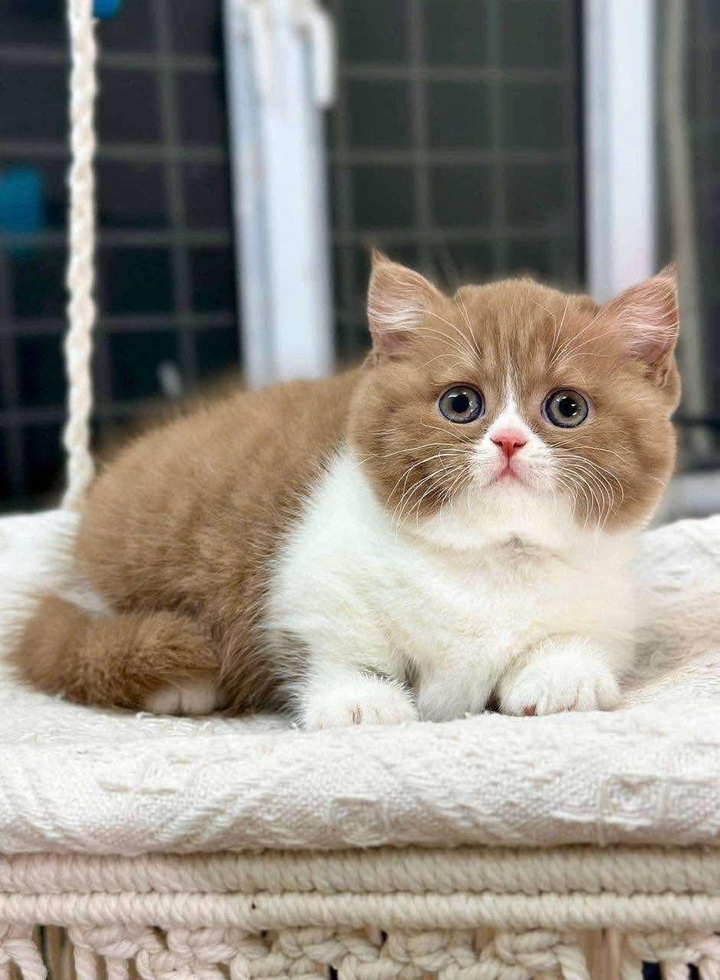
#> input picture denoising/images/british-shorthair.jpg, 720 x 980 px, shrunk from 941 x 1280 before the run, found by its file name
$ jupyter execute mean-filter.ipynb   (older library calls are emulated)
#> lines starting #> are read from the running program, lines starting #| are printed output that depends on the picture; long printed decimals are rounded
[cell 1]
import numpy as np
import cv2 as cv
from matplotlib import pyplot as plt
from sewar import full_ref
from skimage import measure, metrics
from PIL import Image
from skimage.metrics import structural_similarity as ssim

[cell 2]
img_original = cv.imread('british-shorthair.jpg', 0)
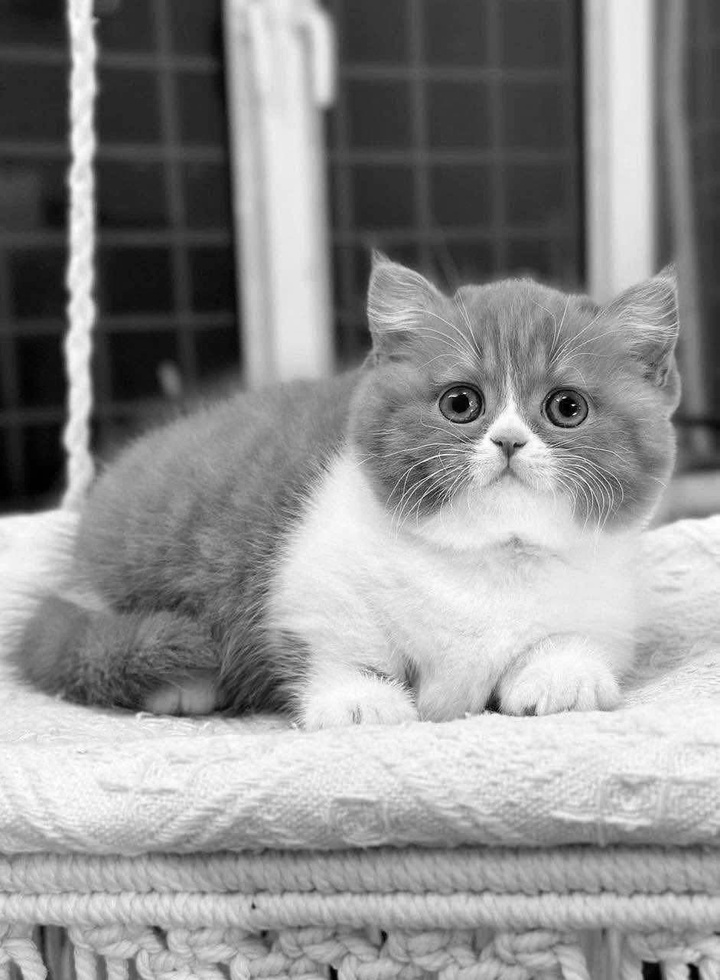
#> img_original: shape (980, 720); min 0, max 255, mean 143.1
plt.imshow(img_original)

[cell 3]
pixel_original = np.array([img_original])
pixel_original

[cell 4]
plt.hist(pixel_original.ravel(),256, [0,256])
plt.show()
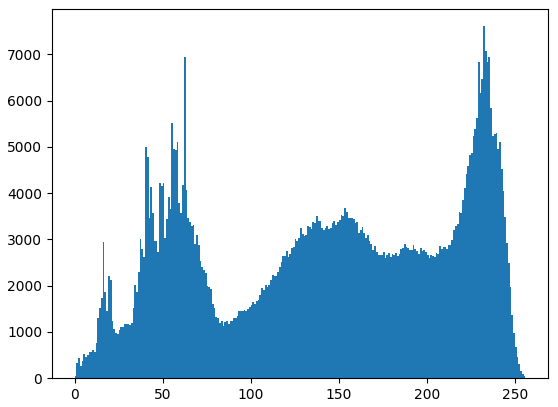
#> figure drawn by matplotlib, 1 panel; tallest bar 7608 high, from x = 232 to 233

[cell 5]
img_1 =img_original
plt.imshow(img_1, cmap = 'RdYlGn')

[cell 6]
def show(img_original):
    plt.imshow(img_1, cmap = 'gray')
    plt.xticks([])
    plt.yticks([])

[cell 7]
h, w = img_original.shape
#> h = 980; w = 720
img = np.zeros((h + 160, w), np.uint8)
img[80:-80:] = img_original
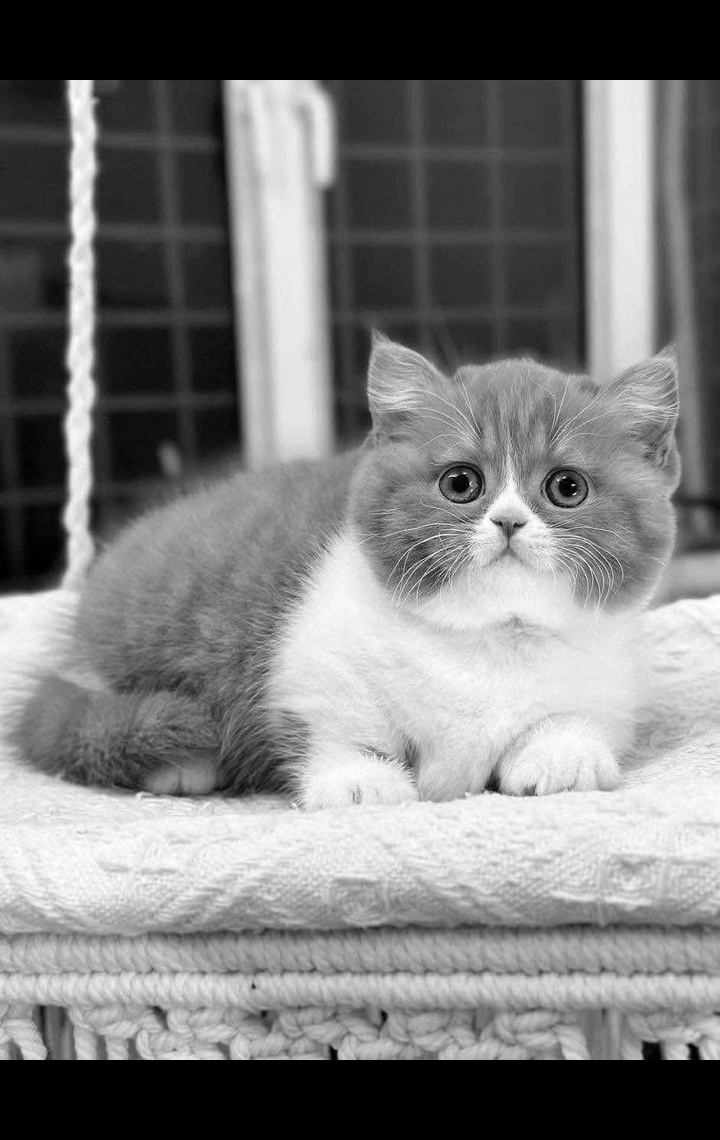
#> img: shape (1140, 720); min 0, max 255, mean 123
plt.figure(figsize = (15,5))
plt.subplot(131)
show(img)

[cell 8]
pixel_gray = np.array([img])
pixel_gray

[cell 9]
plt.hist(img.ravel(),256,[0,256])
plt.show()
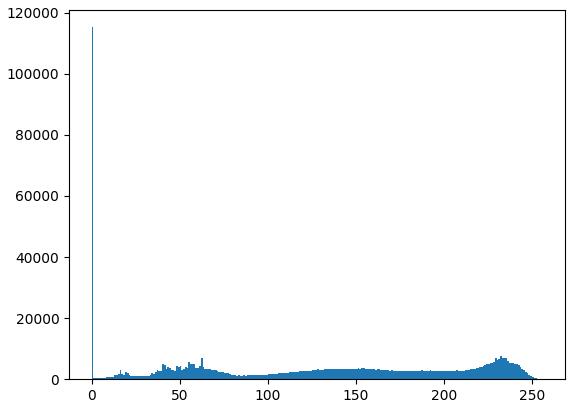
#> figure drawn by matplotlib, 1 panel; tallest bar 115257 high, from x = 0 to 1

[cell 10]
mean_kernel = np.ones((3,3), np.float32)/25
conv_mean = cv.filter2D(img, -1, mean_kernel, borderType = cv.BORDER_CONSTANT)
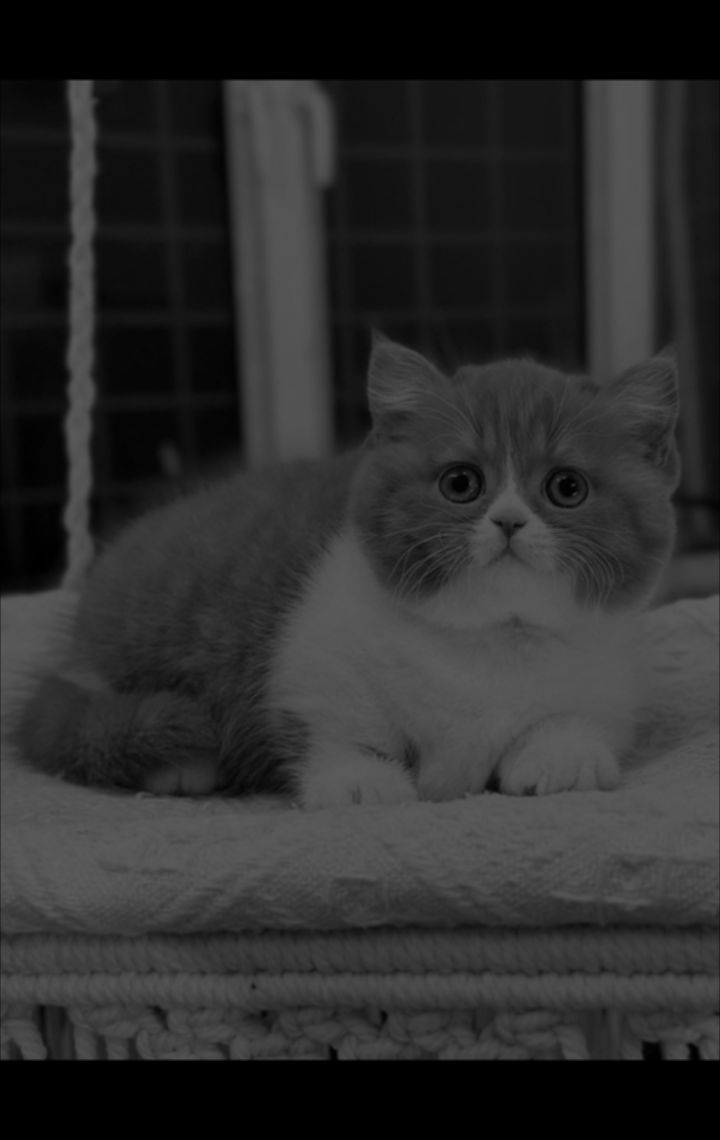
#> conv_mean: shape (1140, 720); min 0, max 92, mean 44.2
plt.figure(figsize=(5,5))
show(conv_mean)

[cell 11]
rmse_skimg = metrics.normalized_root_mse(img, conv_mean)
#> rmse_skimg = 0.641
print(f'RMSE: based on scikit image: {rmse_skimg}')
#| RMSE: based on scikit image: 0.6412

[cell 12]
mse_skimg = metrics.mean_squared_error(img, conv_mean)
#> mse_skimg = 9002.2
print(f'MSE: based on scikit image: {mse_skimg}')
#| MSE: based on scikit image: 9002.161

[cell 13]
psnr_skimg = metrics.peak_signal_noise_ratio(img, conv_mean, data_range=None)
#> psnr_skimg = 8.59
print(f'PSNR: based on scikit image: {psnr_skimg}')
#| PSNR: based on scikit image: 8.587

[cell 14]
ssim_skimg = ssim(img, conv_mean, data_range = img.max() - img.min(), multichannel=True)
#> ssim_skimg = 0.585
print(f'SSIM: based on scikit image: {ssim_skimg}')
#| SSIM: based on scikit image: 0.5845

$ run again, with denoising/images/clear.jpg copied over denoising/images/british-shorthair.jpg
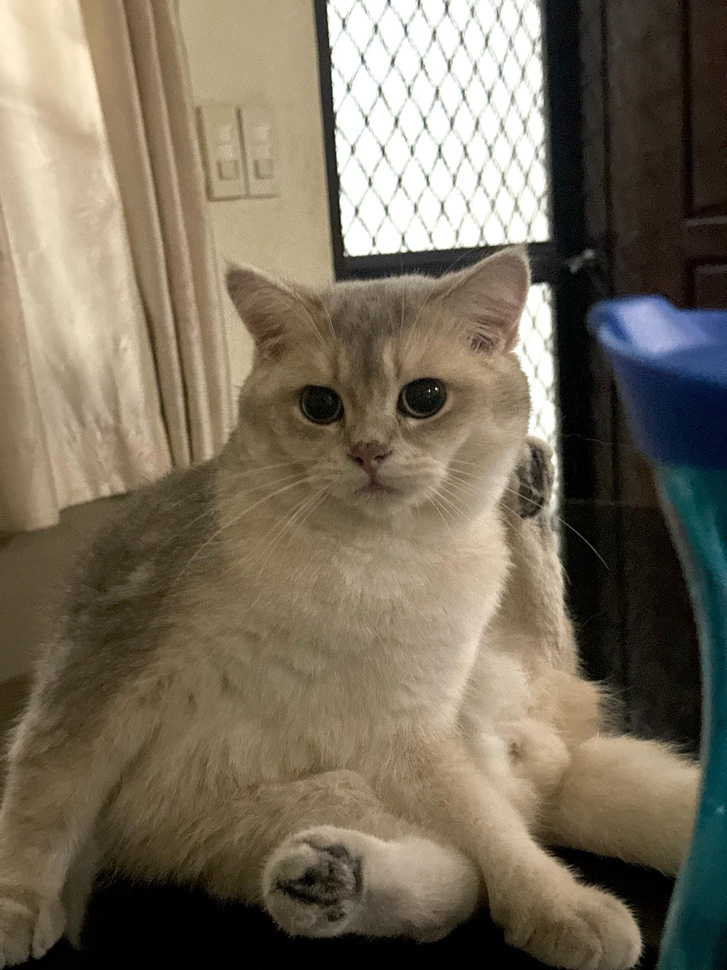
#> input picture denoising/images/clear.jpg, 727 x 970 px, shrunk from 3024 x 4032 before the run, found by its file name
#> `plt.show()`:
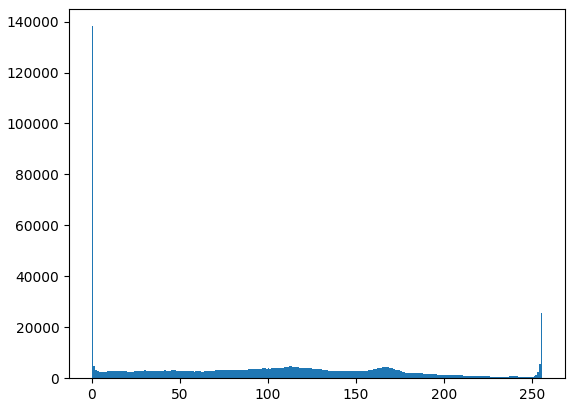
#> figure drawn by matplotlib, 1 panel; tallest bar 138178 high, from x = 0 to 1
#> `conv_mean = cv.filter2D(img, -1, mean_kernel, borderType = cv.BORDER_C..`:
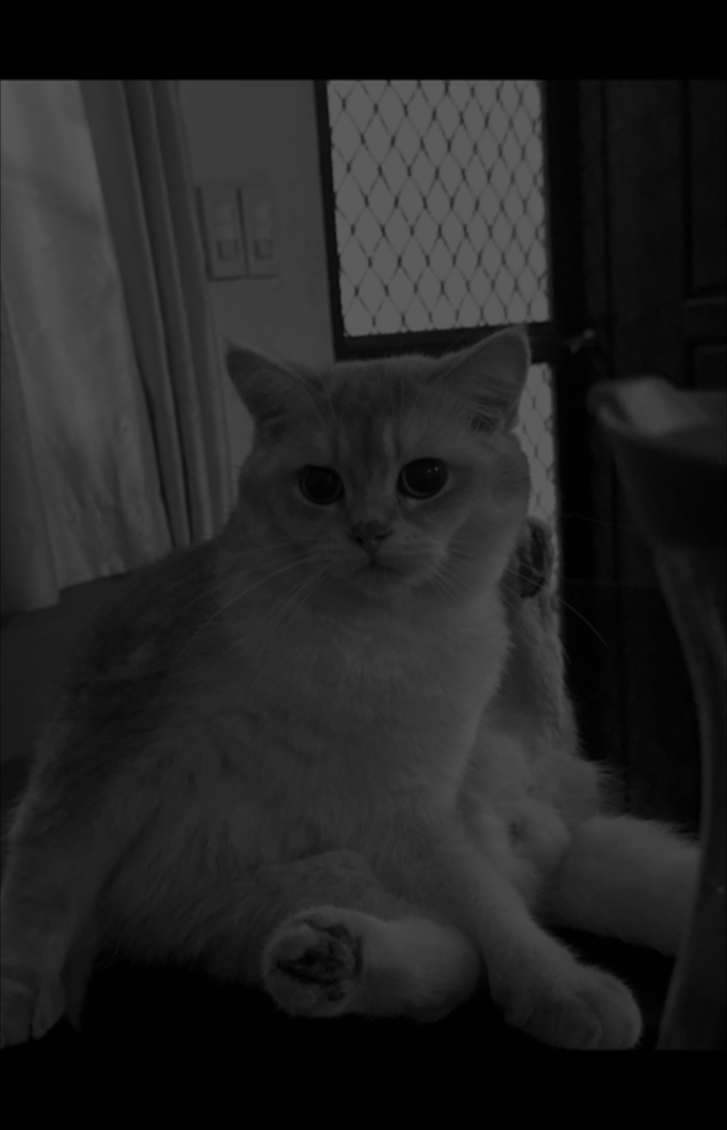
#> conv_mean: shape (1130, 727); min 0, max 92, mean 34.1
#> rmse_skimg = 0.641
#| RMSE: based on scikit image: 0.6412
#> mse_skimg = 5978.3
#| MSE: based on scikit image: 5978.255
#> psnr_skimg = 10.37
#| PSNR: based on scikit image: 10.365
#> ssim_skimg = 0.584
#| SSIM: based on scikit image: 0.5839

$ run again, with denoising/images/dark.jpg copied over denoising/images/british-shorthair.jpg
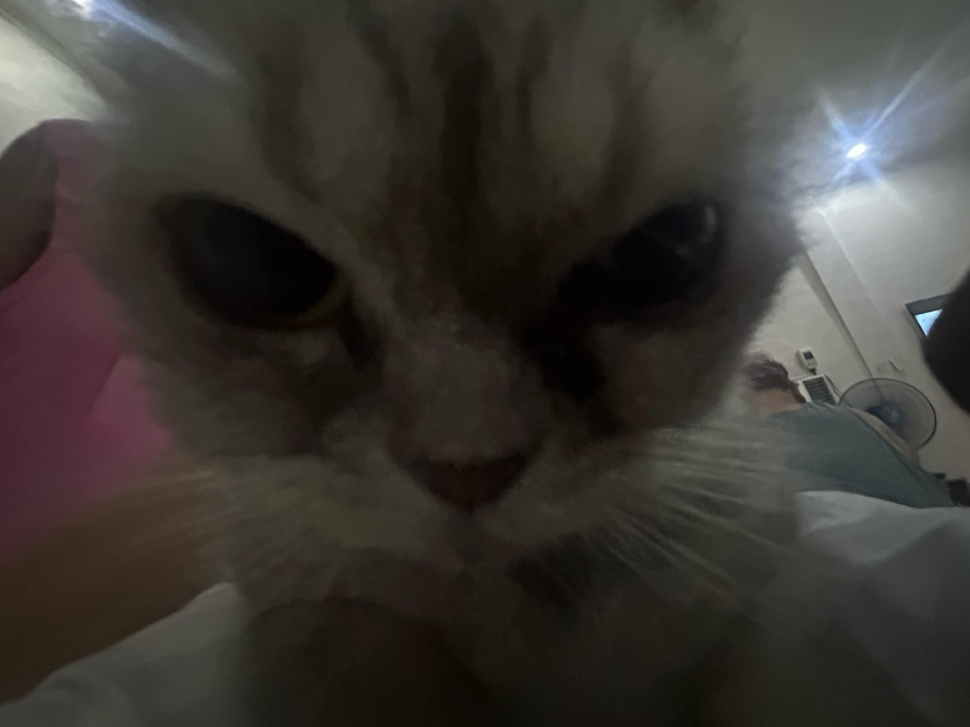
#> input picture denoising/images/dark.jpg, 970 x 727 px, shrunk from 4032 x 3024 before the run, found by its file name
#> `plt.show()`:
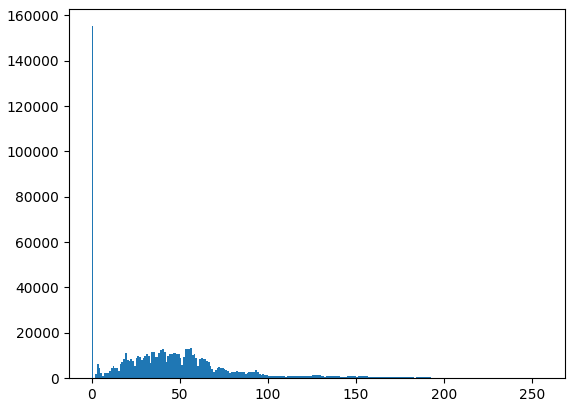
#> figure drawn by matplotlib, 1 panel; tallest bar 155205 high, from x = 0 to 1
#> `conv_mean = cv.filter2D(img, -1, mean_kernel, borderType = cv.BORDER_C..`:
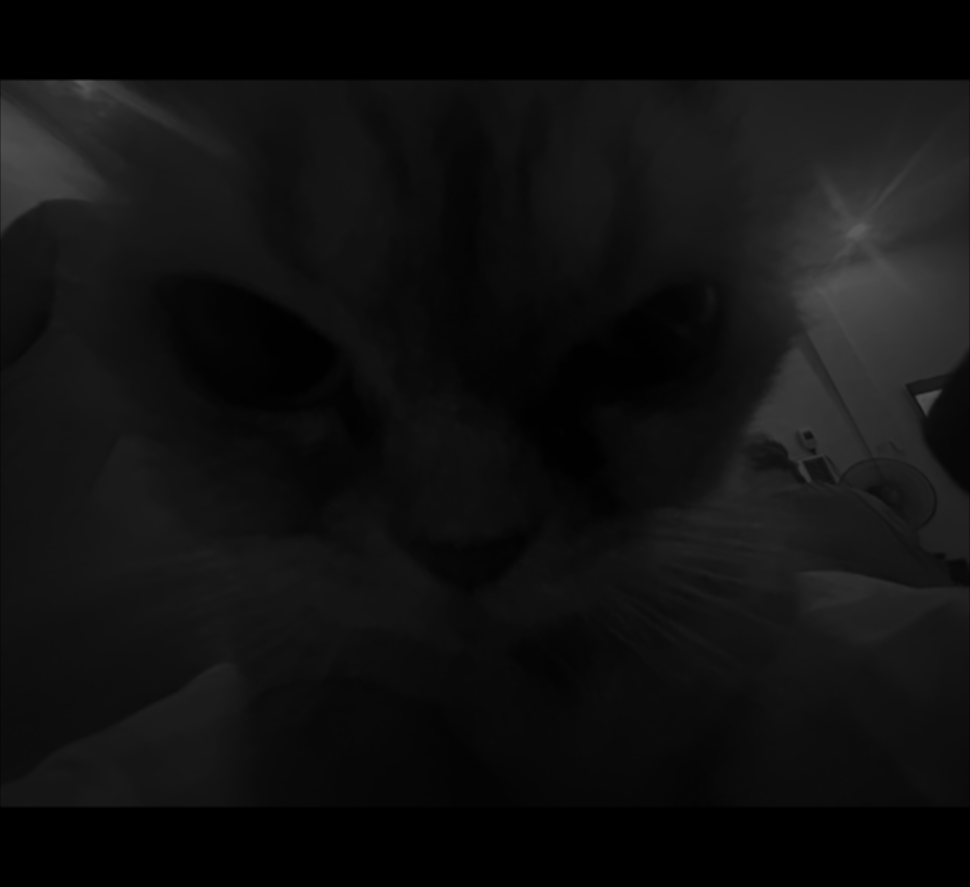
#> conv_mean: shape (887, 970); min 0, max 91, mean 16.4
#> rmse_skimg = 0.641
#| RMSE: based on scikit image: 0.641
#> mse_skimg = 1525.9
#| MSE: based on scikit image: 1525.877
#> psnr_skimg = 16.3
#| PSNR: based on scikit image: 16.296
#> ssim_skimg = 0.683
#| SSIM: based on scikit image: 0.6832
